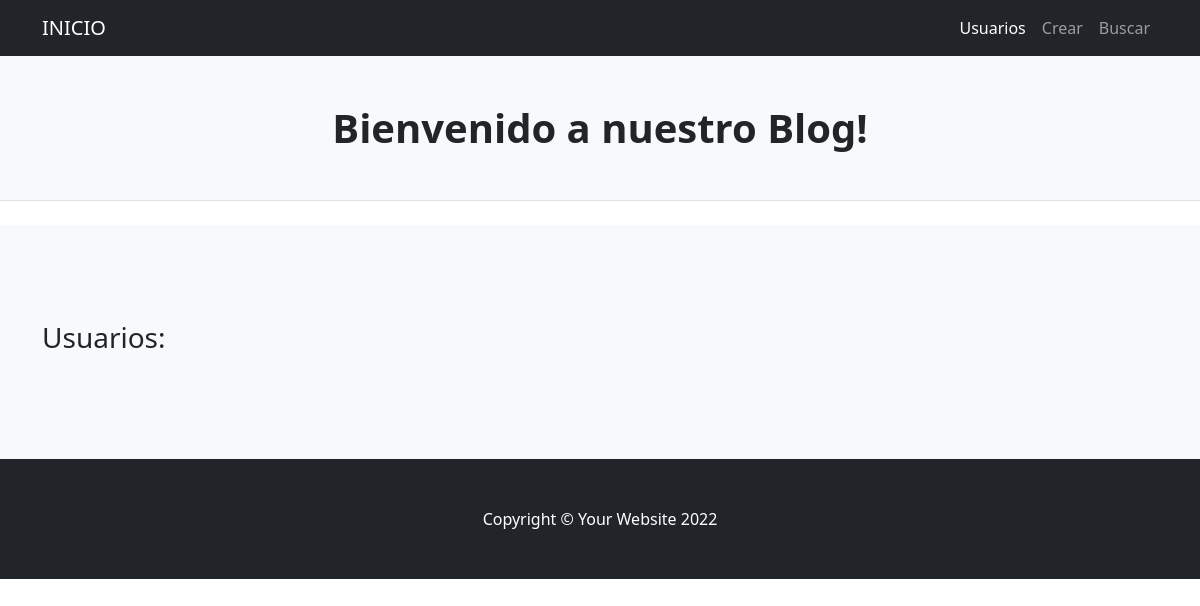
Before: /ProyectoFinalApp/usuarios/ with the older database file.
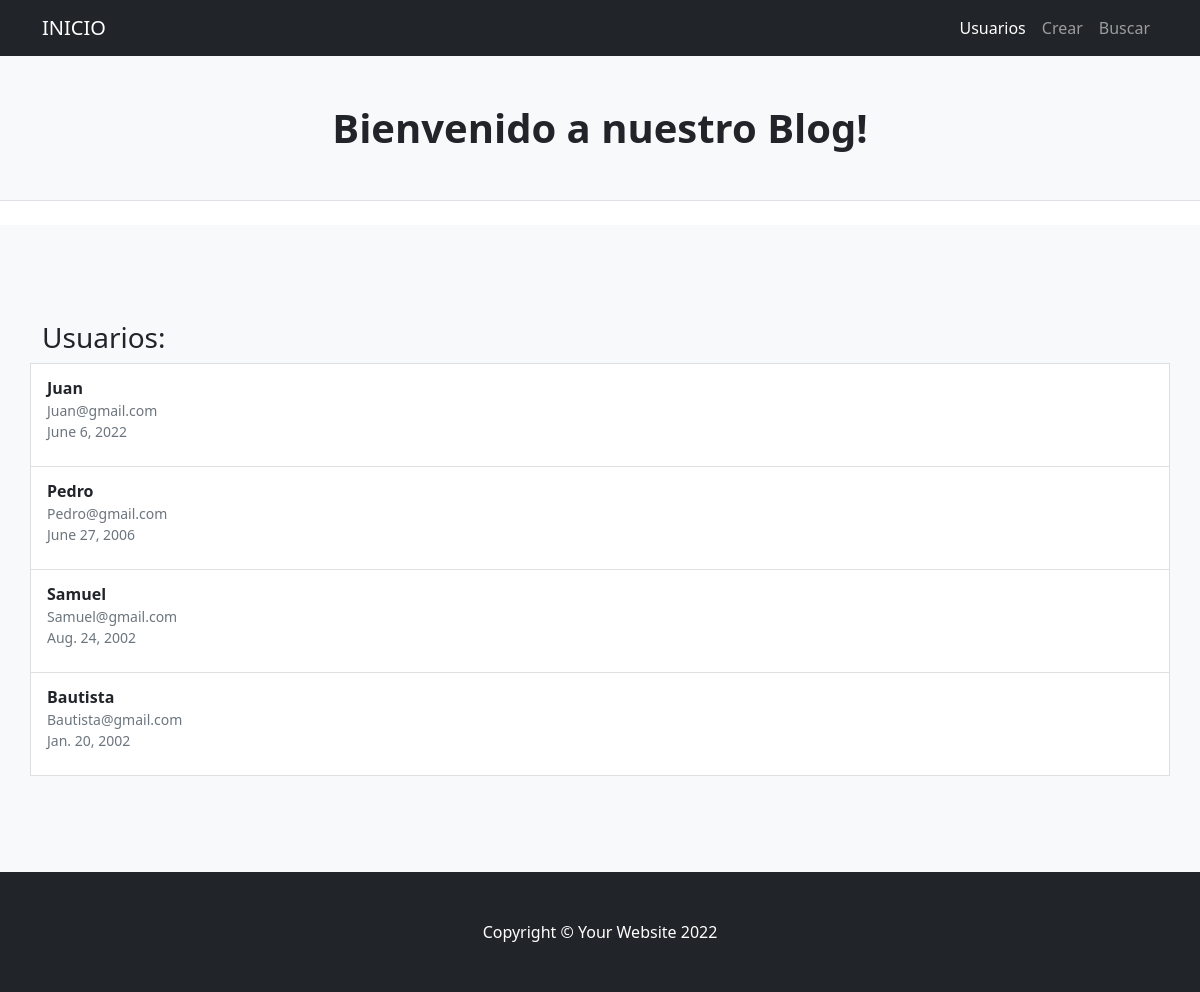
After: the same page with the newer database file.
### ProyectoFinalApp/models.py (models this page shows)
class Usuario(models.Model):
    nombre = models.CharField(max_length=30)
    mail = models.EmailField(blank=True, null=True)
    nacimiento = models.DateField()

### ProyectoFinalApp/views.py (the view)
# urls.py: path('usuarios/', usuarios, name='usuarios'),
def usuarios(request):
    usuarios = Usuario.objects.all()
    return render(request,'usuarios.html', {'usuarios':usuarios})

### ProyectoFinalApp/Templates/usuarios.html (shortened to what this page needs)
{% extends 'base.html' %}
{% load static %}
{% block B1 %}
<nav class="navbar navbar-expand-lg navbar-dark bg-dark">
    <div class="container">
        <a class="navbar-brand" href="{% url 'inicio' %}">INICIO</a>
        <div class="collapse navbar-collapse" id="navbarSupportedContent">
            <ul class="navbar-nav ms-auto mb-2 mb-lg-0">
                <li class="nav-item"><a class="nav-link active" href="{% url 'usuarios' %}">Usuarios</a></li>
                <li class="nav-item"><a class="nav-link" href="{% url 'usuariosCrear' %}">Crear</a></li>
                <li class="nav-item"><a class="nav-link" href="{% url 'usuariosBuscar' %}">Buscar</a></li>
            </ul>
        </div>
    </div>
</nav>
{% endblock %}
{% block B2 %}
<section class="bg-light py-5">
    <section class="bg-light py-5">
        <div class="container px-6">
            <div class="row gx-5justify-content-center">
            <h3>Usuarios:</h3>
                {% for user in usuarios %}
                <label class="list-group-item d-flex gap-3">
                <span class="pt-1 form-checked-content">
                    <strong>{{user.nombre}}</strong>
                    <small class="d-block text-muted">
                        <tr>
                            <p>{{user.mail}}
                            <br>{{user.nacimiento}}</p>
                        </tr>
                    </small>
                </span>
                </label>
                {% endfor %}
            </div>
        </div>
    </section>
</section>
{% endblock %}

Changed rows visible on the page:
added Usuario: nombre "Juan", mail "Juan@gmail.com", nacimiento "June 6, 2022"
added Usuario: nombre "Pedro", mail "Pedro@gmail.com", nacimiento "June 27, 2006"
added Usuario: nombre "Samuel", mail "Samuel@gmail.com", nacimiento "Aug. 24, 2002"
added Usuario: nombre "Bautista", mail "Bautista@gmail.com", nacimiento "Jan. 20, 2002"
